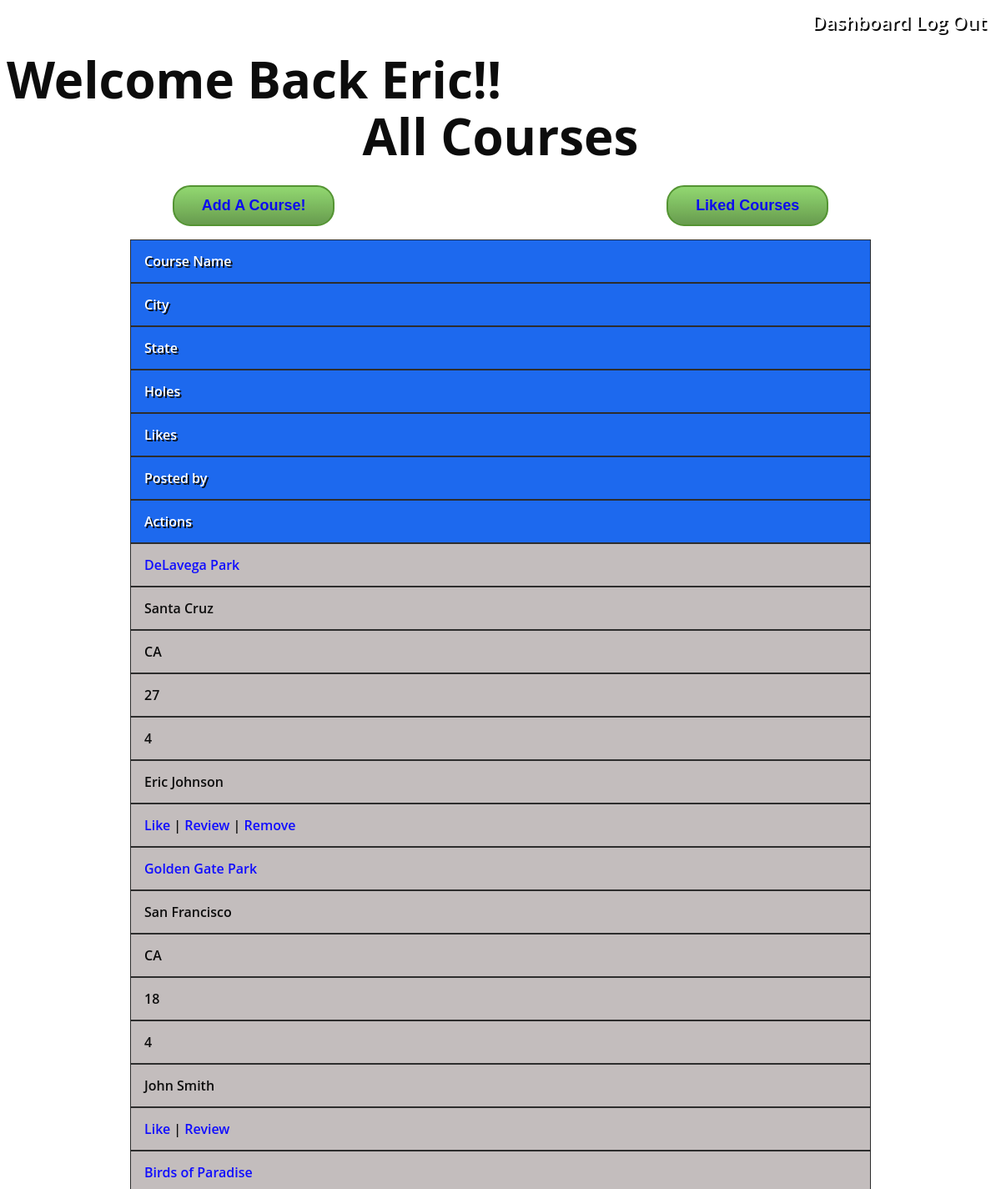
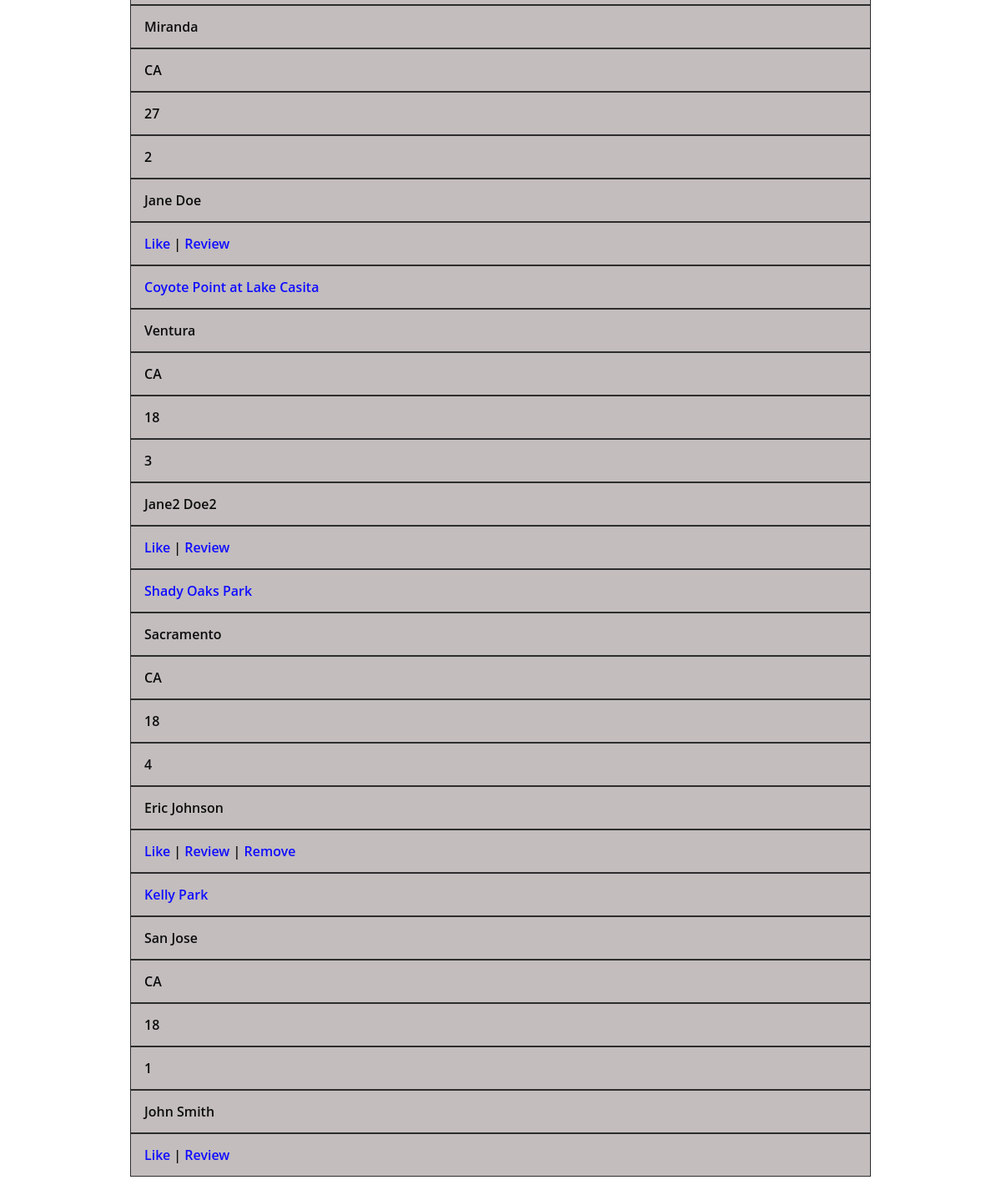
Screenshot of /dashboard (signed in) with the database file from the repository (2 pictures, top to bottom).
### main/models.py (models this page shows)
class User(models.Model):
    fname = models.CharField(max_length=656)
    lname = models.CharField(max_length=656)
    email = models.CharField(max_length=656)
    password = models.CharField(max_length=656)
    create_at = models.DateTimeField(auto_now_add=True)
    updated_at = models.DateTimeField(auto_now=True)
    objects = UserManager()

class Course(models.Model):
    name = models.CharField(max_length=255)
    city = models.CharField(max_length=255)
    state = models.CharField(max_length=255)
    number_of_holes = models.IntegerField()
    par = models.IntegerField()
    liked_by = models.ManyToManyField(User, related_name="liked_courses")
    created_by = models.ForeignKey(User, related_name="creator", on_delete=models.CASCADE)
    create_at = models.DateTimeField(auto_now_add=True)
    updated_at = models.DateTimeField(auto_now=True)
    objects = CourseManager()

### main/views.py (the view)
# urls.py: path('dashboard', views.dashboard),
def dashboard(request):
    creator = User.objects.get(id=request.session['user_id'])
    created_course = Course.objects.filter(created_by_id=creator)
    context = {
        'user': User.objects.get(id=request.session['user_id']),
        'courses': Course.objects.all(),
        'user_created_courses': Course.objects.filter(created_by=creator)
    }
    return render(request,"dashboard.html", context)

### main/templates/dashboard.html (shortened to what this page needs)
<!DOCTYPE html>
<html lang="en">
<head>
    {% load static %}
    <link rel="stylesheet" type="text/css" href="{% static '/dashboard.css' %}">
</head>
<body class="background">
    <div class="top-links">
        <a href="/dashboard" class="header-link">Dashboard</a>
        <a href="/logout" class="header-link">Log Out</a>
    </div>
    <h1 class="all-courses">Welcome Back {{user.fname}}!!</h1>
    <section>
        <header><h1 class="all-courses">All Courses</h1>
        <div class="header-buttons">
            <div class="cell header"> <button class="button"><a href="/create_course">Add A Course!</a></button></div>
            <div class="cell header"> <button class="button"><a href="/favorites">Liked Courses</a></button></div>
        </div>
        </header>
        <div class="container">
            <div class="row header">
            <div class="cell header">Course Name</div>
            <div class="cell header">City</div>
            <div class="cell header">State</div>
            <div class="cell header">Holes</div>
            <div class="cell header">Likes</div>
            <div class="cell header">Posted by</div>
            <div class="cell header">Actions</div>
            </div>
            {% for course in courses %}
            <div class="row">
            <div class="cell" title="Name"><span><a href="course/{{course.id}}" class="table-links">{{course.name}}</a></span></div>
            <div class="cell" title="City"><span>{{course.city}}</span></div>
            <div class="cell" title="State"><span>{{course.state}}</span></div>
            <div class="cell" title="Holes"><span>{{course.number_of_holes}}</span></div>
            <div class="cell" title="Like"><span>{{course.liked_by.all|length}}</span></div>
            <div class="cell" title="Like"><span>{{course.created_by.fname}} {{course.created_by.lname}}</span></div>
            {% if  course in user_created_courses %}
                <div class="cell" title="Par"><span><a href="/like/{{course.id}}" class="table-links">Like</a></span> | <a href="review/{{course.id}}" class="table-links">Review</a> | <a href="delete_course/{{course.id}}" class="table-links">Remove</a></div>
                {% else %}
                <div class="cell" title="Par"><span><a href="/like/{{course.id}}" class="table-links">Like</a></span> | <a href="review/{{course.id}}" class="table-links">Review</a></div>
                {% endif %}
            </div>
            {% endfor %}
    </section>
</body>
</html>

### main/static/dashboard.css (style rules this page uses)
body { background-repeat: no-repeat; background-position: center center; background:url(https://i.pinimg.com/originals/f6/c3/23/f6c3239ce841a287ae5bc8d04a402b0e.jpg); background-size: cover; font:600 16px/18px 'Open Sans',sans-serif; opacity: 95%; }
.top-links { text-align: right; padding: 10px; font-size: 140%; }
.container { -webkit-box-sizing: border-box; -moz-box-sizing: border-box; box-sizing: border-box; }
.table-links { color: rgb(4, 0, 255); word-wrap: break-word; text-decoration: none; }
.header-buttons { display: flex; justify-content: space-around; }
.all-courses { font-size: 60px; color: black; text-shadow: 3px 3px white; }
.button { background:linear-gradient(to bottom, #8ad368 5%, #609745 100%); background-color:#71bb4f; border-radius:21px; border:2px solid #4b8f29; display:inline-block; cursor:pointer; color:#ffffff; font-family:Arial; font-size:18px; font-weight:bold; padding:12px 33px; text-decoration:none; }
a { text-decoration: none; }
header, footer { text-align: center; }
.container { width: 75%; margin: 1em auto; }
.cell { overflow: hidden; }
.container .row .cell.header { color: #FFF; background-color: #1161ee; text-shadow: 2px 2px black; }
.row { background: rgb(192, 186, 186); }
.row .cell { padding: 1em; border: 1px solid #222; }
.header-link { color: white; text-decoration: none; text-shadow: 2px 2px black; }

### rows the page displays
User: fname "Eric"
Course: name "DeLavega Park", city "Santa Cruz", state "CA", number_of_holes "27", liked_by.all|length "4", created_by.fname "Eric", created_by.lname "Johnson"
Course: name "Golden Gate Park", city "San Francisco", state "CA", number_of_holes "18", liked_by.all|length "4", created_by.fname "John", created_by.lname "Smith"
Course: name "Birds of Paradise", city "Miranda", state "CA", number_of_holes "27", liked_by.all|length "2", created_by.fname "Jane", created_by.lname "Doe"
Course: name "Coyote Point at Lake Casita", city "Ventura", state "CA", number_of_holes "18", liked_by.all|length "3", created_by.fname "Jane2", created_by.lname "Doe2"
Course: name "Shady Oaks Park", city "Sacramento", state "CA", number_of_holes "18", liked_by.all|length "4", created_by.fname "Eric", created_by.lname "Johnson"
Course: name "Kelly Park", city "San Jose", state "CA", number_of_holes "18", liked_by.all|length "1", created_by.fname "John", created_by.lname "Smith"
